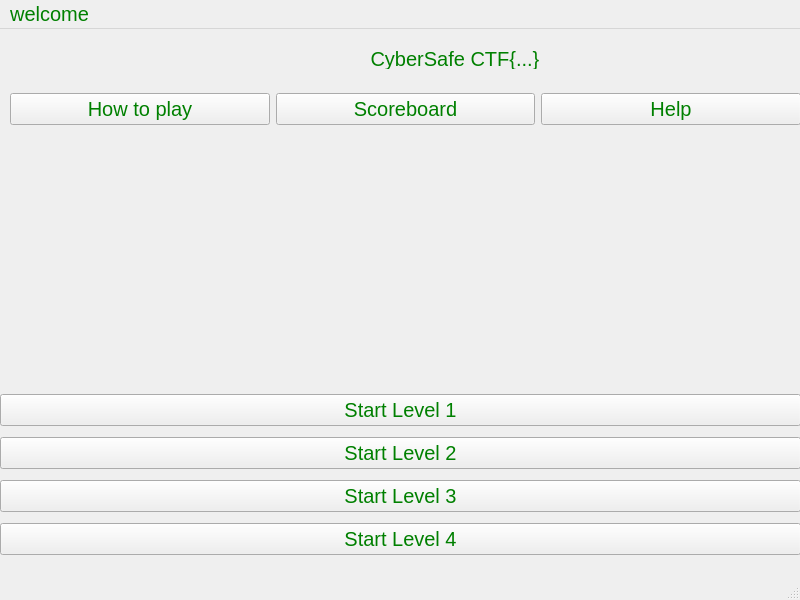
<?xml version="1.0" encoding="UTF-8"?>
<ui version="4.0">
 <class>MainWindow</class>
 <widget class="QMainWindow" name="MainWindow">
  <property name="geometry">
   <rect>
    <x>0</x>
    <y>0</y>
    <width>800</width>
    <height>600</height>
   </rect>
  </property>
  <property name="mouseTracking">
   <bool>false</bool>
  </property>
  <property name="windowTitle">
   <string>CyberSafe Ctf</string>
  </property>
  <property name="styleSheet">
   <string notr="true">font:20px;
color:Green;
align:center;
background:url(:/img6/background.jpg);
</string>
  </property>
  <widget class="QWidget" name="centralwidget">
   <widget class="QLabel" name="label">
    <property name="geometry">
     <rect>
      <x>10</x>
      <y>20</y>
      <width>781</width>
      <height>20</height>
     </rect>
    </property>
    <property name="text">
     <string>                                                                 CyberSafe CTF{...}</string>
    </property>
   </widget>
   <widget class="QWidget" name="layoutWidget">
    <property name="geometry">
     <rect>
      <x>10</x>
      <y>60</y>
      <width>791</width>
      <height>40</height>
     </rect>
    </property>
    <layout class="QHBoxLayout" name="horizontalLayout">
     <item>
      <widget class="QPushButton" name="pushButton_5">
       <property name="text">
        <string>How to play</string>
       </property>
      </widget>
     </item>
     <item>
      <widget class="QPushButton" name="pushButton_6">
       <property name="text">
        <string>Scoreboard</string>
       </property>
      </widget>
     </item>
     <item>
      <widget class="QPushButton" name="pushButton_7">
       <property name="text">
        <string>Help</string>
       </property>
      </widget>
     </item>
    </layout>
   </widget>
   <widget class="QWidget" name="layoutWidget">
    <property name="geometry">
     <rect>
      <x>0</x>
      <y>360</y>
      <width>801</width>
      <height>171</height>
     </rect>
    </property>
    <layout class="QVBoxLayout" name="verticalLayout">
     <item>
      <widget class="QPushButton" name="pushButton">
       <property name="text">
        <string>Start Level 1</string>
       </property>
      </widget>
     </item>
     <item>
      <widget class="QPushButton" name="pushButton_3">
       <property name="text">
        <string>Start Level 2</string>
       </property>
      </widget>
     </item>
     <item>
      <widget class="QPushButton" name="pushButton_2">
       <property name="text">
        <string>Start Level 3</string>
       </property>
      </widget>
     </item>
     <item>
      <widget class="QPushButton" name="pushButton_4">
       <property name="text">
        <string>Start Level 4</string>
       </property>
      </widget>
     </item>
    </layout>
   </widget>
   <widget class="QLabel" name="label_2">
    <property name="geometry">
     <rect>
      <x>300</x>
      <y>100</y>
      <width>231</width>
      <height>251</height>
     </rect>
    </property>
    <property name="text">
     <string/>
    </property>
    <property name="pixmap">
     <pixmap resource="img8.qrc">:/img8/detective.png</pixmap>
    </property>
   </widget>
  </widget>
  <widget class="QMenuBar" name="menubar">
   <property name="geometry">
    <rect>
     <x>0</x>
     <y>0</y>
     <width>800</width>
     <height>22</height>
    </rect>
   </property>
   <widget class="QMenu" name="menuwelcome">
    <property name="title">
     <string>welcome</string>
    </property>
   </widget>
   <addaction name="menuwelcome"/>
  </widget>
  <widget class="QStatusBar" name="statusbar"/>
 </widget>
 <resources>
  <include location="img8.qrc"/>
 </resources>
 <connections/>
</ui>
